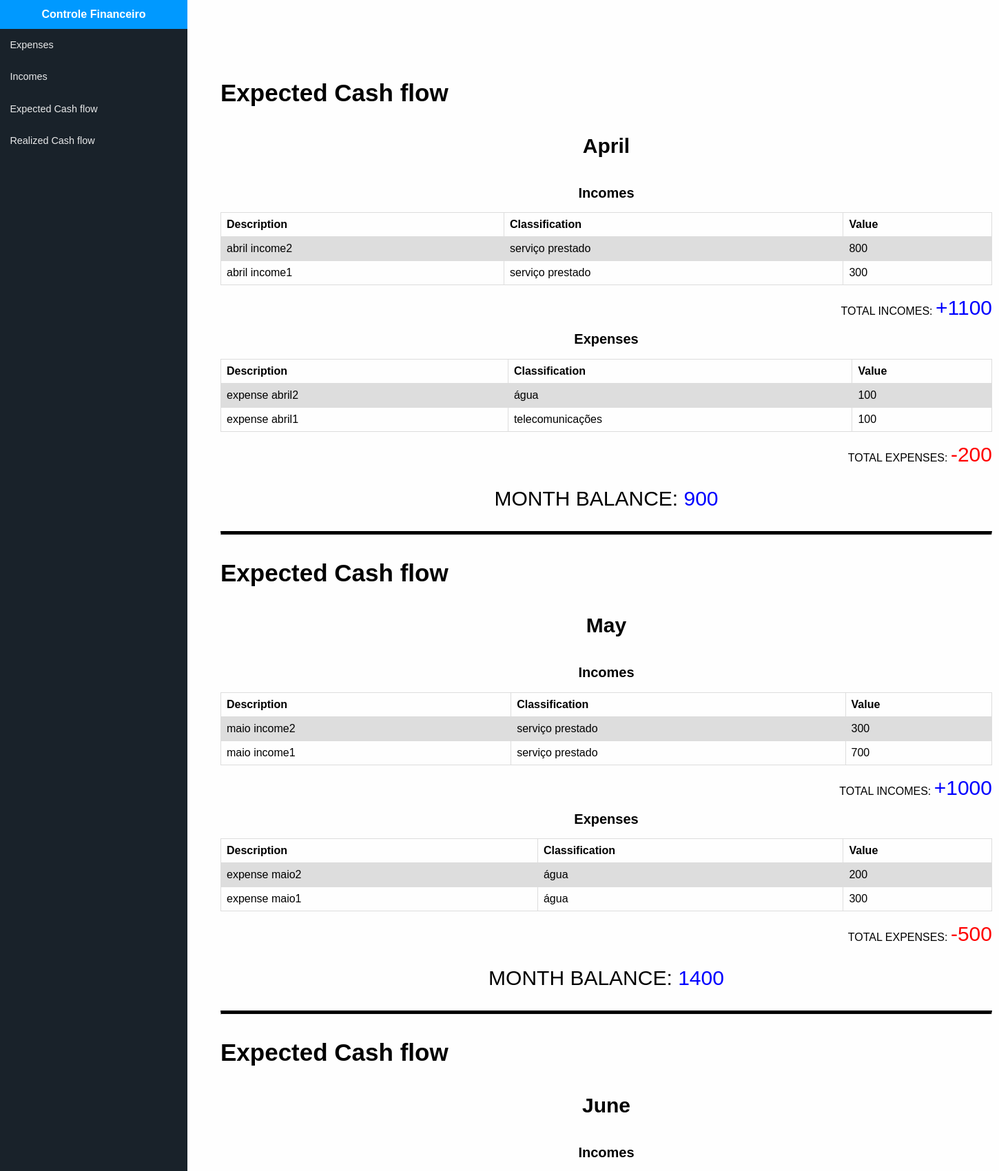
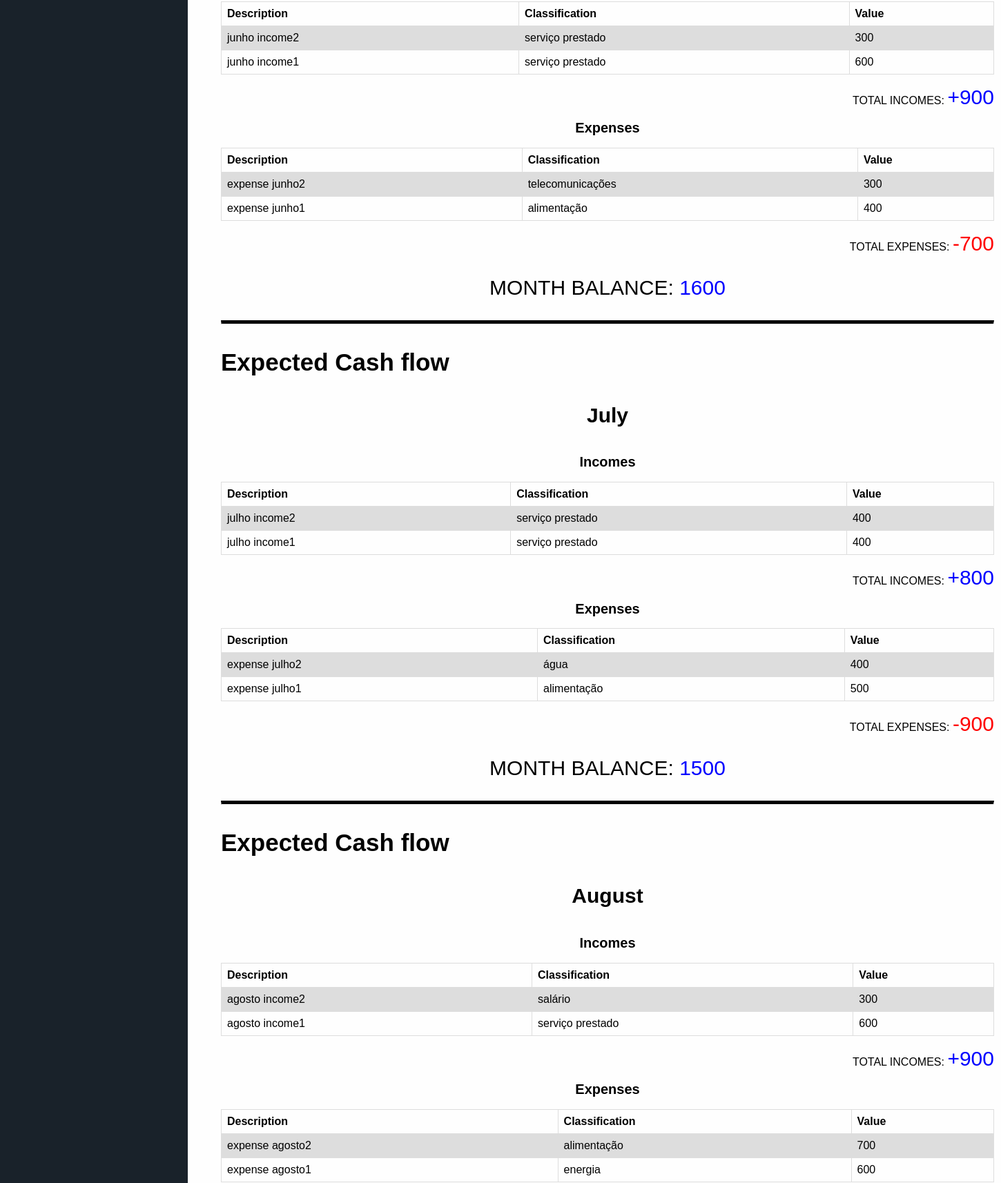
Screenshot of /expected-cash-flow/ (upper part) with the database file from the repository (2 pictures, top to bottom).
### financeapp/models.py (models this page shows, shortened)
class Income(models.Model):
    INCOME_STATUS_CHOICES = [
        ('R', 'Recebido'),
        ('A', 'A receber')
    ]
    expected_payment_date = models.DateTimeField(null=True, blank=True)
    value = models.IntegerField(null=True)
    description = models.CharField(max_length=255)
    classification = models.ForeignKey(IncomeClassification, on_delete=models.RESTRICT, null=True)
    payment_method = models.ForeignKey(PaymentMethod, on_delete=models.RESTRICT, null=True)
    status = models.CharField(max_length=1, choices=INCOME_STATUS_CHOICES, default='A')

class IncomeClassification(models.Model):
    description = models.CharField(max_length=255)

class Expenses(models.Model):
    EXPENSES_STATUS_CHOICES = [
        ('P', 'Pago'),
        ('A', 'A pagar')
    ]
    due_date = models.DateTimeField(null=True, blank=True)
    payment_date = models.DateTimeField(null=True, blank=True)
    value = models.IntegerField(null=True)
    description = models.CharField(max_length=255)
    classification = models.ForeignKey(ExpensesClassification, on_delete=models.RESTRICT, null=True)
    payment_method = models.ForeignKey(PaymentMethod, on_delete=models.RESTRICT, null=True)
    status = models.CharField(max_length=1, choices=EXPENSES_STATUS_CHOICES, default='A')

class ExpensesClassification(models.Model):
    description = models.CharField(max_length=255)

### financeapp/views.py (the view)
# urls.py: path('expected-cash-flow/', views.expected_cash_flow),
def expected_cash_flow(request):
    month_date = date.today()
    month_array = []
    for i in range(0, 6):
        month_array.append(month_date)
        first_day = month_date.replace(day=1)
        month_date = first_day - timedelta(days=1)
    month_array.sort()
    print(month_array)
    month_cashflow = []
    init_balance = 0
    for month in month_array:
        incomes_queryset = Income.objects.filter(
            status='A',
            expected_payment_date__month__gte=month.month,
            expected_payment_date__month__lte=month.month).order_by('-expected_payment_date')
        expenses_queryset = Expenses.objects.filter(
            status='A',
            due_date__month__gte=month.month,
            due_date__month__lte=month.month,
        ).order_by('-due_date')
        income_total_queryset = incomes_queryset.aggregate(Sum('value'))
        expenses_total_queryset = expenses_queryset.aggregate(Sum('value'))
        income_total = 0 if income_total_queryset['value__sum'] is None else income_total_queryset['value__sum']
        expenses_total = 0 if expenses_total_queryset['value__sum'] is None else expenses_total_queryset['value__sum']
        incomes = []
        expenses = []
        for income in incomes_queryset:
            incomes.append({
                'description': income.description,
                'classification': income.classification.description,
                'value': income.value
            })
        for expense in expenses_queryset:
            expenses.append({
                'description': expense.description,
                'classification': expense.classification.description,
                'value': expense.value
            })
        init_balance = init_balance + income_total - expenses_total
        month_cashflow.append({
            'month': month.strftime("%B"),
            'income_total': income_total,
            'expenses_total': expenses_total,
            'incomes': incomes,
            'expenses': expenses,
            'balance': init_balance
        })
    print (month_cashflow)
    template = loader.get_template('expected_cash_flow.html')
    context = {
        'month_cashflow': month_cashflow,
    }
    return HttpResponse(template.render(context, request))

### financeapp/templates/expected_cash_flow.html (shortened to what this page needs)
<!DOCTYPE html>
<html lang="en">
<head>
</head>
<body>
  <section class="app">
    <aside class="sidebar">
        <header>
          Controle Financeiro
        </header>
      <nav class="sidebar-nav">
        <ul>
          <li>
            <a href="/expenses">Expenses</a>
            </li>
            <li>
            <a href="/incomes">Incomes</a>
            </li>
            <li>
            <a href="/expected-cash-flow">Expected Cash flow</a>
            </li>
            <li>
            <a href="/realized-cash-flow">Realized Cash flow</a>
            </li>
        </ul>
      </nav>
    </aside>
    <aside class="content">
      {% for month in month_cashflow %}
      <h1 class="title">Expected Cash flow</h1>
      <article>
          <h1>{{month.month}}</h1>
          <section>
              <h2>Incomes</h2>
              <table>
                <tr>
                    <th>Description</th>
                    <th>Classification</th>
                    <th>Value</th>
                </tr>
                  {% for income in month.incomes %}
                    <tr>
                        <td>{{income.description}}</td>
                        <td>{{income.classification}}</td>
                        <td>{{income.value}}</td>
                    </tr>
                  {% endfor %}
              </table>
              <p>TOTAL INCOMES: <span class="income">+{{month.income_total}}</span></p>
          </section>
          <section>
              <h2>Expenses</h2>
              <table>
                <tr>
                    <th>Description</th>
                    <th>Classification</th>
                    <th>Value</th>
                </tr>
                  {% for expense in month.expenses %}
                    <tr>
                        <td>{{expense.description}}</td>
                        <td>{{expense.classification}}</td>
                        <td>{{expense.value}}</td>
                    </tr>
                  {% endfor %}
              </table>
              <p>TOTAL EXPENSES: <span class="expenses">-{{month.expenses_total}}</span></p>
          </section>
      </article>
      {% if month.balance < 0 %}
          <p class="balance">MONTH BALANCE: <span class="negative_balance">{{month.balance}}</span></p>
      {% else %}
          <p class="balance">MONTH BALANCE: <span class="positive_balance">{{month.balance}}</span></p>
      {% endif %}
      <hr>
  {% endfor %}
    </aside>
  </section>
</body>
</html>

### financeapp/templates/expected_cash_flow.html (style rules this page uses)
body { font-family: "Lato"; font-size: 100%; overflow-y: scroll; font-family: sans-serif; margin: 0; padding: 0; background-color: #fefefe; }
a { text-decoration: none; color: white; }
.app { height: 100vh; }
.sidebar { position: fixed; width: 17em; height: 100%; top: 0; overflow:hidden; background-color: #19222a; }
header { background-color: #09f; width: 100%; display:block; padding: 0.75em 0; color: white; font-weight: bold; text-align: center; }
.sidebar-nav { background-color: #19222a; height: 100%; font-weight: 400; font-size: 1.2em; overflow: auto; padding-bottom: 6em; overflow: hidden; }
ul { list-style:none; display: block; padding: 0; margin: 0; }
li { margin-left: 0; padding-left: 0; display:inline-block; width: 100%; }
a { color: rgba(255,255,255,0.9); font-size: 0.75em; padding: 1.05em 1em; position: relative; display:block; }
.content { display: inline-block; color: black; margin-left: 20em; margin-top: 5em; width: 70em; }
.title { font-size: 35px }
article h1 { text-align: center; font-size: 30px; }
article section h2 { text-align: center; font-size: 20px; }
article section p { text-align: right; }
article section p span { font-size: 30px; }
.income { color: blue; }
.expenses { color: red; }
table { font-family: arial, sans-serif; border-collapse: collapse; width: 100%; }
td, th { border: 1px solid #dddddd; text-align: left; padding: 8px; }
tr:nth-child(even) { background-color: #dddddd; }
.balance { text-align: center; font-size: 30px; }
.positive_balance { color: blue; }
hr { border-top: 5px solid black; }

### rows the page displays
Income: description "abril income2"
IncomeClassification: classification "serviço prestado" "serviço prestado" "serviço prestado" "serviço prestado" "serviço prestado" "serviço prestado" "serviço prestado" "serviço prestado" "serviço prestado"
Income: description "abril income1"
Expenses: description "expense abril2"
ExpensesClassification: classification "água" "água" "água" "água"
Expenses: description "expense abril1"
ExpensesClassification: classification "telecomunicações" "telecomunicações"
Income: description "maio income2"
Income: description "maio income1"
Expenses: description "expense maio2"
Expenses: description "expense maio1"
Income: description "junho income2"
Income: description "junho income1"
Expenses: description "expense junho2"
Expenses: description "expense junho1"
ExpensesClassification: classification "alimentação" "alimentação" "alimentação"
Income: description "julho income2"
Income: description "julho income1"
Expenses: description "expense julho2"
Expenses: description "expense julho1"
Income: description "agosto income2"
IncomeClassification: classification "salário"
Income: description "agosto income1"
Expenses: description "expense agosto2"
Expenses: description "expense agosto1"
ExpensesClassification: classification "energia"

### other values shown
{{ month.month }} "April" "May" "June" "July" "August"
{{ income.value }} "800" "300" "300" "700" "300" "600" "400" "400" "300" "600"
{{ month.income_total }} "1100" "1000" "900" "800" "900"
{{ expense.value }} "100" "100" "200" "300" "300" "400" "400" "500" "700" "600"
{{ month.expenses_total }} "200" "500" "700" "900"
{{ month.balance }} "900" "1400" "1600" "1500"
